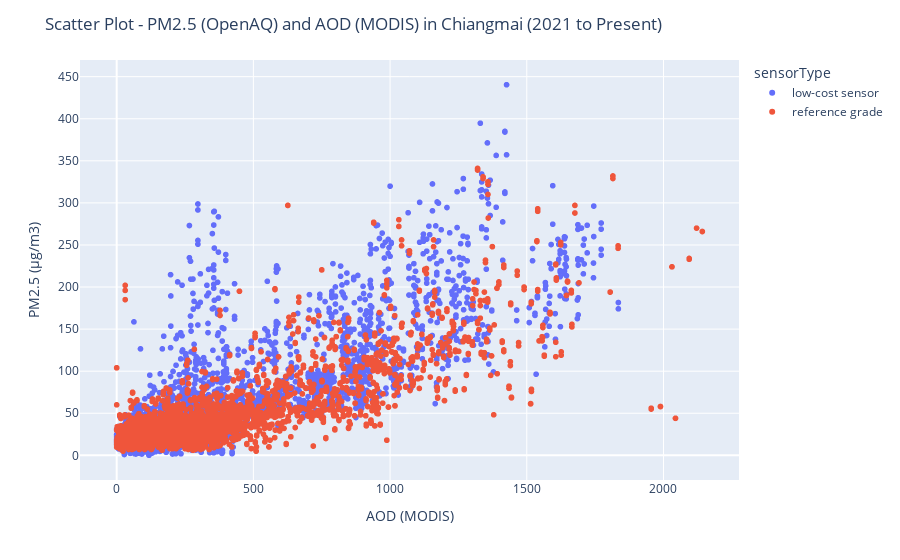

Here is the notebook cell this chart was saved with:
### Code cell
fig = px.scatter(df_pm25, x='aod_055', y='pm25', color='sensorType')
fig.update_layout(
    yaxis_title='PM2.5 (µg/m3)',
    xaxis_title='AOD (MODIS)',
    title='Scatter Plot - PM2.5 (OpenAQ) and AOD (MODIS) in Chiangmai (2021 to Present)')


fig.write_html(f'fig-scatter.html', div_id='scatter', full_html=False, include_plotlyjs=False)
fig

### Figure 1 — Plotly figure (JSON) as saved in the notebook; plotly's stock layout.template omitted (floating-point values rounded to 4 significant figures; data arrays with more than 128 entries replaced by an {"elided": "..."} marker saying what was removed)
{"data": [{"hovertemplate": "sensorType=low-cost sensor<br>aod_055=%{x}<br>pm25=%{y}<extra></extra>", "legendgroup": "low-cost sensor", "marker": {"color": "#636efa", "symbol": "circle"}, "mode": "markers", "name": "low-cost sensor", "showlegend": true, "type": "scattergl", "x": {"elided": "5116 int values"}, "xaxis": "x", "y": {"elided": "5116 float values"}, "yaxis": "y"}, {"hovertemplate": "sensorType=reference grade<br>aod_055=%{x}<br>pm25=%{y}<extra></extra>", "legendgroup": "reference grade", "marker": {"color": "#EF553B", "symbol": "circle"}, "mode": "markers", "name": "reference grade", "showlegend": true, "type": "scattergl", "x": {"elided": "4372 int values"}, "xaxis": "x", "y": {"elided": "4372 float values"}, "yaxis": "y"}], "layout": {"legend": {"title": {"text": "sensorType"}, "tracegroupgap": 0}, "margin": {"t": 60}, "title": {"text": "Scatter Plot - PM2.5 (OpenAQ) and AOD (MODIS) in Chiangmai (2021 to Present)"}, "xaxis": {"anchor": "y", "domain": [0, 1], "title": {"text": "AOD (MODIS)"}}, "yaxis": {"anchor": "x", "domain": [0, 1], "title": {"text": "PM2.5 (µg/m3)"}}}}
